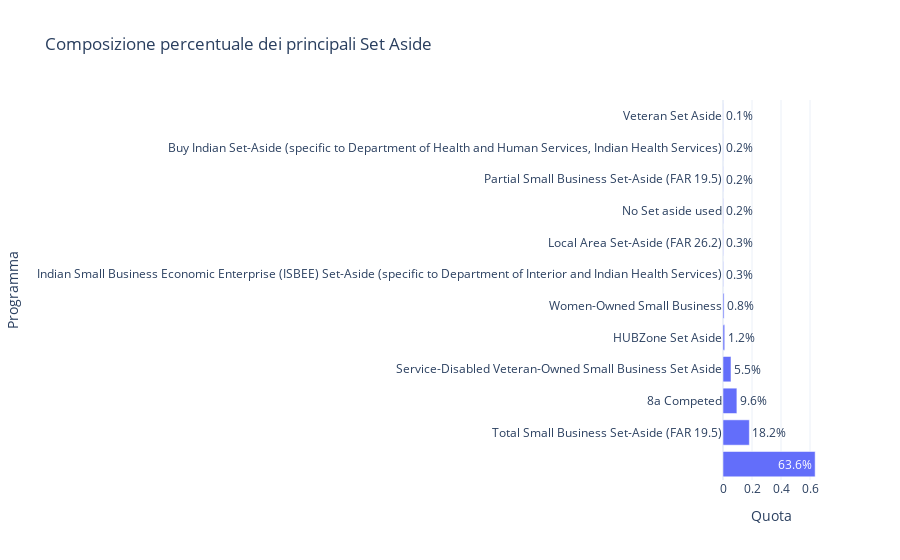

Notebook code for this chart:
### Markdown cell above
## Programmi di Set Aside
Valutiamo la composizione dei principali programmi di set aside sia in termini di volumi che di valore.

### Code cell
setaside = set_aside_landscape(df, top_n=12)
fig_setaside_bar = px.bar(
    setaside,
    x="share",
    y="SetASide",
    orientation="h",
    title="Composizione percentuale dei principali Set Aside",
    text_auto=".1%",
    labels={"share": "Quota", "SetASide": "Programma"},
    template="plotly_white",
)
fig_setaside_value = px.bar(
    setaside.sort_values("total_award", ascending=True),
    x="total_award",
    y="SetASide",
    orientation="h",
    title="Valore economico per Set Aside",
    labels={"total_award": "Valore totale ($)", "SetASide": "Programma"},
    template="plotly_white",
)
fig_setaside_bar.show()
fig_setaside_value.show()

### Figure 1 — Plotly figure (JSON) as saved in the notebook; plotly's stock layout.template omitted (floating-point values rounded to 4 significant figures)
{"data": [{"hovertemplate": "Quota=%{x}<br>Programma=%{y}<extra></extra>", "legendgroup": "", "marker": {"color": "#636efa", "pattern": {"shape": ""}}, "name": "", "orientation": "h", "showlegend": false, "textposition": "auto", "texttemplate": "%{x:.1%}", "type": "bar", "x": [0.6355, 0.1817, 0.09579, 0.05506, 0.01185, 0.007554, 0.002901, 0.002599, 0.002417, 0.001813, 0.001511, 0.00133], "xaxis": "x", "y": ["", "Total Small Business Set-Aside (FAR 19.5)", "8a Competed", "Service-Disabled Veteran-Owned Small Business Set Aside", "HUBZone Set Aside", "Women-Owned Small Business", "Indian Small Business Economic Enterprise (ISBEE) Set-Aside (specific to Department of Interior and Indian Health Services)", "Local Area Set-Aside (FAR 26.2)", "No Set aside used", "Partial Small Business Set-Aside (FAR 19.5)", "Buy Indian Set-Aside (specific to Department of Health and Human Services, Indian Health Services)", "Veteran Set Aside"], "yaxis": "y"}], "layout": {"barmode": "relative", "legend": {"tracegroupgap": 0}, "title": {"text": "Composizione percentuale dei principali Set Aside"}, "xaxis": {"anchor": "y", "domain": [0, 1], "title": {"text": "Quota"}}, "yaxis": {"anchor": "x", "domain": [0, 1], "title": {"text": "Programma"}}}}
